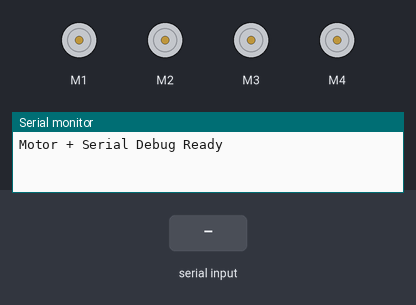
This sketch was run on a simulated ESP32. Shown: 4 × DC motor (green arrow = forward, orange = backward, longer = faster), the last lines printed to the serial monitor. The inputs (shaded band) are chosen by the test bench.

Above: at 1.2 s.
1.3 s: "F\n" received over Serial
At 1.8 s:
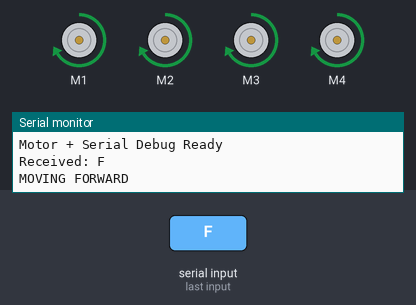
2.8 s: "B\n" received over Serial
At 4.0 s:
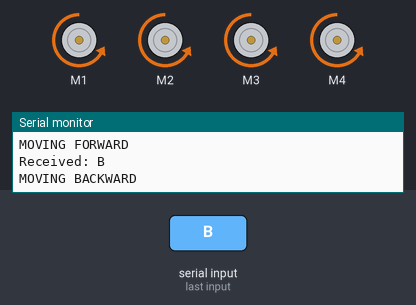
4.3 s: "L\n" received over Serial
At 5.3 s:
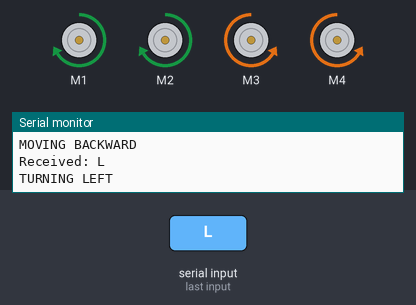
5.8 s: "R\n" received over Serial
At 6.4 s:
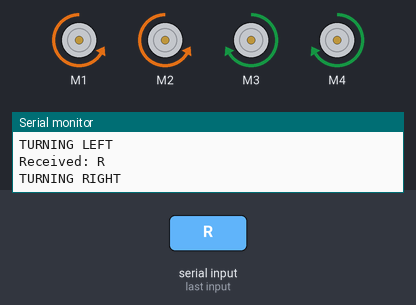
Timing chart, 0 to 8.3 s (numbered marks = the images above; inputs shaded):
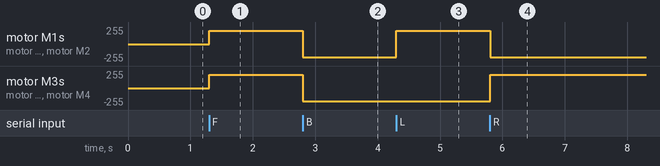

The sketch:

esp32_rc_car.ino
```cpp
#include <Wire.h>
#include <Adafruit_MotorShield.h>

Adafruit_MotorShield AFMS = Adafruit_MotorShield();

Adafruit_DCMotor *M1 = AFMS.getMotor(1);
Adafruit_DCMotor *M2 = AFMS.getMotor(2);
Adafruit_DCMotor *M3 = AFMS.getMotor(3);
Adafruit_DCMotor *M4 = AFMS.getMotor(4);

String command = "";

void setup() {
  Serial.begin(9600);
  AFMS.begin();

  M1->setSpeed(200);
  M2->setSpeed(200);
  M3->setSpeed(200);
  M4->setSpeed(200);

  Serial.println("Motor + Serial Debug Ready");
}

void loop() {

  // ===== READ FULL STRING =====
  if (Serial.available()) {
    command = Serial.readStringUntil('\n');  // read full word
    command.trim();  // remove spaces/newline

    Serial.print("Received: ");
    Serial.println(command);

    // ===== COMMANDS =====
    if (command == "F") {
      Serial.println("MOVING FORWARD");
      forward();
    }

    else if (command == "B") {
      Serial.println("MOVING BACKWARD");
      backward();
    }

    else if (command == "L") {
      Serial.println("TURNING LEFT");
      left();
    }

    else if (command == "R") {
      Serial.println("TURNING RIGHT");
      right();
    }

    else if (command == "S") {
      Serial.println("CAR STOPPED");
      stopAll();
    }

    else if (command == "STOP") {
      Serial.println("POTHOLE DETECTED . CAR STOPPING");
      stopAll();
    }

    else {
      Serial.println("UNKNOWN COMMAND");
    }
  }
}

// ===== MOTOR FUNCTIONS =====

void forward() {
  M1->run(FORWARD);
  M2->run(FORWARD);
  M3->run(FORWARD);
  M4->run(FORWARD);
}

void backward() {
  M1->run(BACKWARD);
  M2->run(BACKWARD);
  M3->run(BACKWARD);
  M4->run(BACKWARD);
}

void left() {
  M1->run(FORWARD);
  M2->run(FORWARD);
  M3->run(BACKWARD);
  M4->run(BACKWARD);
}

void right() {
  M1->run(BACKWARD);
  M2->run(BACKWARD);
  M3->run(FORWARD);
  M4->run(FORWARD);
}

void stopAll() {
  M1->run(RELEASE);
  M2->run(RELEASE);
  M3->run(RELEASE);
  M4->run(RELEASE);
}
```

Measured:
- after the input at 1.3 s, motor M1–4: stopped → forward 200/255 at once
- after the input at 2.8 s, motor M1–4: forward 200/255 → backward 200/255 at once
- after the input at 4.3 s, motor M1, motor M2: backward 200/255 → forward 200/255 at once
- after the input at 5.8 s, motor M1, motor M2: forward 200/255 → backward 200/255 at once; motor M3, motor M4: backward 200/255 → forward 200/255 at once
